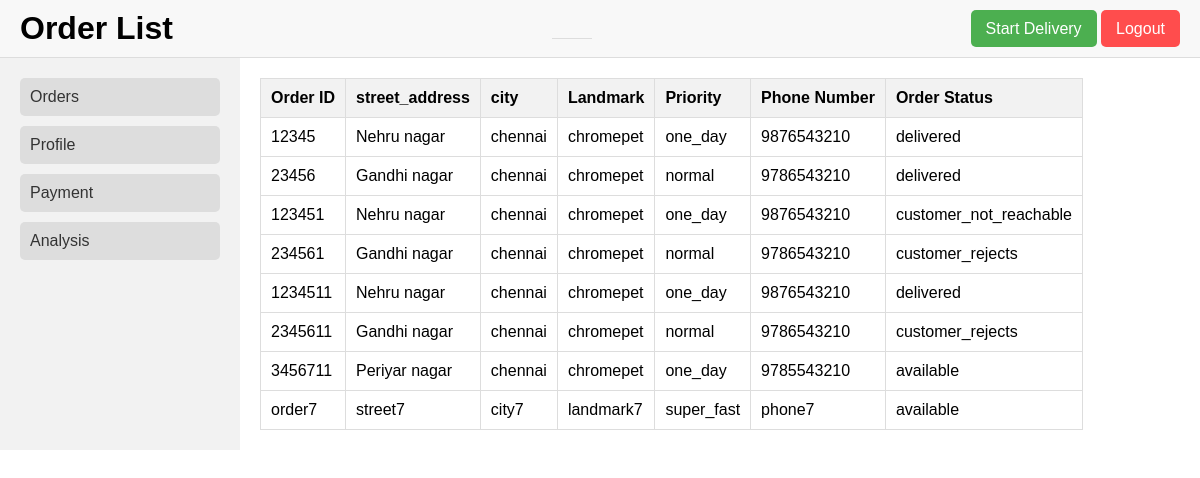
/authenticate, run on an earlier commit of the app's database.
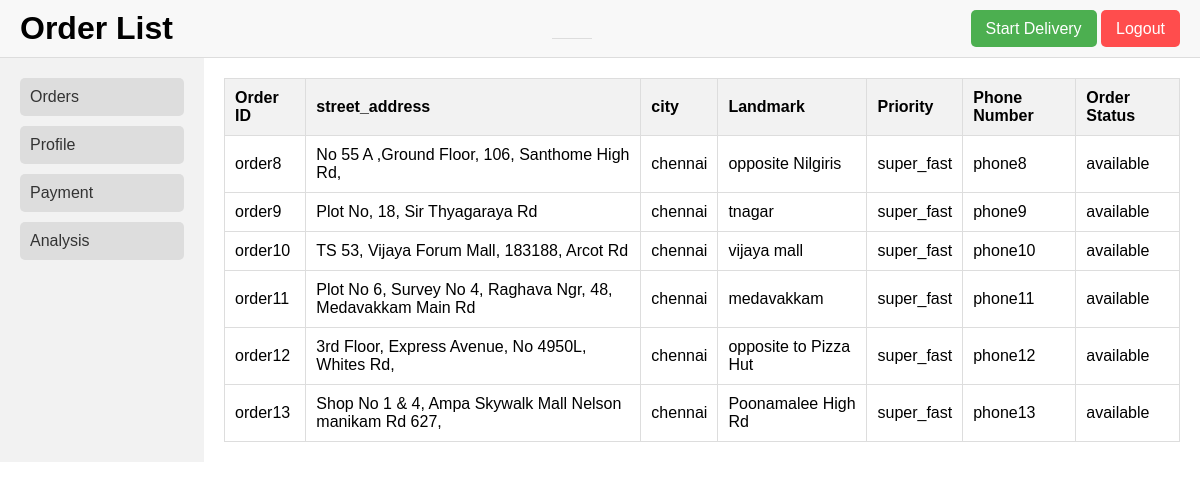
And on a later commit of the database.
### post_man/models.py (models this page shows)
class Order(models.Model):
    order_id = models.CharField(max_length=50, unique=True)
    customer_name = models.CharField(max_length=100)
    door_number = models.CharField(max_length=20)
    apartment_number = models.CharField(max_length=20)
    street_address = models.CharField(max_length=100)
    city = models.CharField(max_length=100)
    state = models.CharField(max_length=100)
    country = models.CharField(max_length=100)
    pincode = models.CharField(max_length=10)
    phone_number = models.CharField(max_length=20)
    ring_bell = models.BooleanField()
    google_link = models.CharField(max_length=255)
    landmark = models.CharField(max_length=100)
    order_weight = models.DecimalField(max_digits=5, decimal_places=2)
    item_type = models.CharField(max_length=100)
    battery_included = models.BooleanField()
    expected_delivery_date = models.DateField()
    priority = models.CharField(max_length=100,choices=[
        ('two_hours', 'two_hours'),
        ('one_day', 'one_day'),
        ('super_fast', 'super_fast'),
        ('normal', 'normal')
    ])
    order_status = models.CharField(max_length=100, choices=[
        ('delivered', 'Delivered'),
        ('damaged', 'Damaged'),
        ('customer_not_reachable', 'Customer Not Reachable'),
        ('customer_rejects', 'Customer Rejects'),
        ('available', 'Available')
    ])

### post_man/views.py (the view, shortened to what this page needs)
# urls.py: path("authenticate", AuthView.as_view(), name="authenticate"),
class AuthView(View):
    def get_items(self):
        items = Order.objects.all()
        item_list = []
        for item in items:
            item_dict = {
                'order_id': item.order_id,
                'street_address': item.street_address,
                'city': item.city,
                'landmark': item.landmark,
                'priority': item.priority,
                'phone_number': item.phone_number,
                'order_status': item.order_status
            }
            item_list.append(item_dict)
        return item_list
    def get(self, request):
        context = {
                'token': request.POST.get('token'),
                'items': self.get_items()
            }
        return render(request, 'main_page.html', context)

### post_man/templates/main_page.html (shortened to what this page needs)
<!DOCTYPE html>
<html lang="en">
<head>
</head>
<body>
    <div class="header">
        <h1>Order List</h1>
        <div class="header"></div>
            <div class="button-container">
                <a href="/start" class="delivery-button" style="background-color: #4CAF50; color: white; padding: 10px 15px; text-decoration: none; border-radius: 5px;">Start Delivery</a>
                <a href="/logout" class="logout-button">Logout</a>
            </div>
        </div></div>
    <div class="container">
        <div class="left-panel">
            <a href="#">Orders</a>
            <a href="#">Profile</a>
            <a href="#">Payment</a>
            <a href="#">Analysis</a>
        </div>
        <div class="content">
            <table>
                <thead>
                    <tr>
                        <th>Order ID</th>
                        <th>street_address</th>
                        <th>city</th>
                        <th>Landmark</th>
                        <th>Priority</th>
                        <th>Phone Number</th>
                        <th>Order Status</th>
                    </tr>
                </thead>
                <tbody>
                    {% for item in items %}
                    <tr>
                        <td>{{ item.order_id }}</td>
                        <td>{{ item.street_address }}</td>
                        <td>{{ item.city }}</td>
                        <td>{{ item.landmark }}</td>
                        <td>{{ item.priority }}</td>
                        <td>{{ item.phone_number }}</td>
                        <td>{{ item.order_status }}</td>
                    </tr>
                    {% endfor %}
                </tbody>
            </table>
        </div>
    </div>
</body>
</html>

### post_man/templates/main_page.html (style rules this page uses)
body { font-family: Arial, sans-serif; margin: 0; padding: 0; }
.header { background-color: #f8f8f8; padding: 10px 20px; display: flex; justify-content: space-between; align-items: center; border-bottom: 1px solid #ddd; }
.header h1 { margin: 0; }
.logout-button { background-color: #ff4d4d; color: white; padding: 10px 15px; text-decoration: none; border-radius: 5px; }
.container { display: flex; }
.left-panel { background-color: #f2f2f2; padding: 20px; width: 200px; }
.left-panel a { display: block; margin-bottom: 10px; padding: 10px; background-color: #ddd; color: #333; text-decoration: none; border-radius: 5px; }
.content { padding: 20px; }
table { border-collapse: collapse; width: 100%; max-width: 1200px; }
table, th, td { border: 1px solid #ddd; }
th, td { padding: 10px; text-align: left; }
th { background-color: #f2f2f2; }

What changed in the data, as far as the page shows it:
removed Order: order_id "12345", street_address "Nehru nagar", city "chennai", landmark "chromepet", priority "one_day", phone_number "9876543210", order_status "delivered"
removed Order: order_id "23456", street_address "Gandhi nagar", city "chennai", landmark "chromepet", priority "normal", phone_number "9786543210", order_status "delivered"
removed Order: order_id "123451", street_address "Nehru nagar", city "chennai", landmark "chromepet", priority "one_day", phone_number "9876543210", order_status "customer_not_reachable"
removed Order: order_id "234561", street_address "Gandhi nagar", city "chennai", landmark "chromepet", priority "normal", phone_number "9786543210", order_status "customer_rejects"
removed Order: order_id "1234511", street_address "Nehru nagar", city "chennai", landmark "chromepet", priority "one_day", phone_number "9876543210", order_status "delivered"
removed Order: order_id "2345611", street_address "Gandhi nagar", city "chennai", landmark "chromepet", priority "normal", phone_number "9786543210", order_status "customer_rejects"
removed Order: order_id "3456711", street_address "Periyar nagar", city "chennai", landmark "chromepet", priority "one_day", phone_number "9785543210", order_status "available"
removed Order: order_id "order7", street_address "street7", city "city7", landmark "landmark7", priority "super_fast", phone_number "phone7", order_status "available"
added Order: order_id "order8", street_address "No 55 A ,Ground Floor, 106, Santhome High Rd,", city "chennai", landmark "opposite Nilgiris", priority "super_fast", phone_number "phone8", order_status "available"
added Order: order_id "order9", street_address "Plot No, 18, Sir Thyagaraya Rd", city "chennai", landmark "tnagar", priority "super_fast", phone_number "phone9", order_status "available"
added Order: order_id "order10", street_address "TS 53, Vijaya Forum Mall, 183188, Arcot Rd", city "chennai", landmark "vijaya mall", priority "super_fast", phone_number "phone10", order_status "available"
added Order: order_id "order11", street_address "Plot No 6, Survey No 4, Raghava Ngr, 48, Medavakkam Main Rd", city "chennai", landmark "medavakkam", priority "super_fast", phone_number "phone11", order_status "available"
added Order: order_id "order12", street_address "3rd Floor, Express Avenue, No 4950L, Whites Rd,", city "chennai", landmark "opposite to Pizza Hut", priority "super_fast", phone_number "phone12", order_status "available"
added Order: order_id "order13", street_address "Shop No 1 & 4, Ampa Skywalk Mall Nelson manikam Rd 627,", city "chennai", landmark "Poonamalee High Rd", priority "super_fast", phone_number "phone13", order_status "available"
